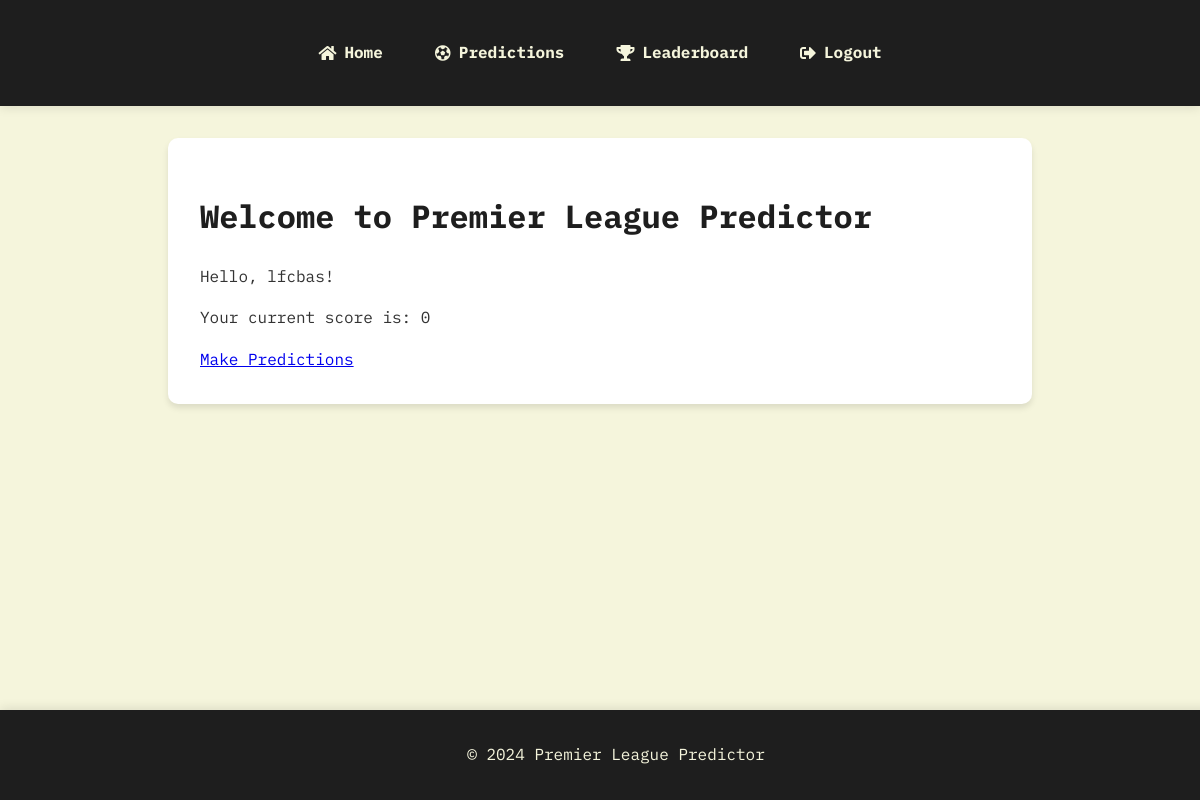
The page /index (signed in) on the database as committed earlier.
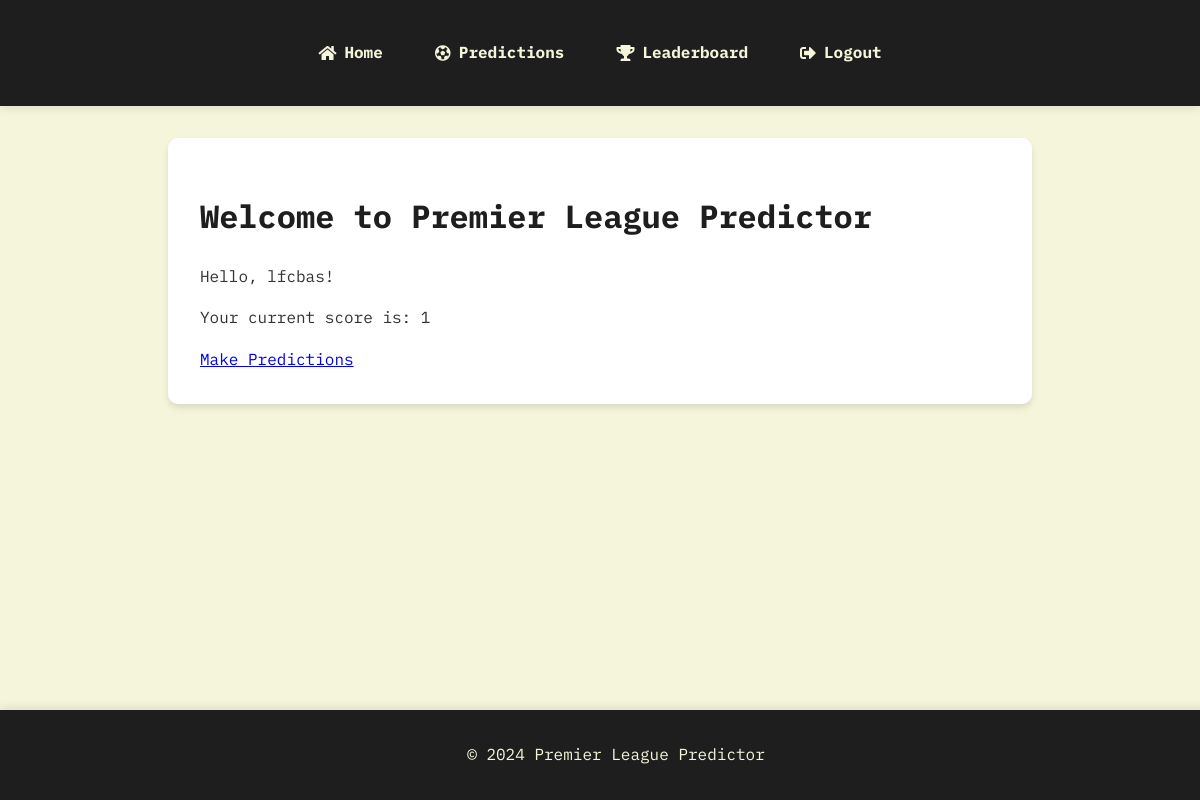
The same page on the database as committed later.
### app/models.py (models this page shows, shortened)
class User(UserMixin, db.Model):
    id = db.Column(db.Integer, primary_key=True)
    username = db.Column(db.String(80), unique=True, nullable=False)
    email = db.Column(db.String(120), unique=True, nullable=False)
    password_hash = db.Column(db.String(128))  # Updated to store the hashed password
    score = db.Column(db.Integer, default=0)
    predictions = db.relationship('Prediction', backref='user', lazy='dynamic')
    is_admin = db.Column(db.Boolean, default=False)

### app/routes.py (the view)
@main.route('/')
@main.route('/index')
def index():
    return render_template('index.html', title='Home')

### app/templates/index.html
{% extends "base.html" %}
{% block content %}
    <h1>Welcome to Premier League Predictor</h1>
    {% if current_user.is_authenticated %}
        <p>Hello, {{ current_user.username }}!</p>
        <p>Your current score is: {{ current_user.score }}</p>
        <a href="{{ url_for('main.predictions') }}">Make Predictions</a>
    {% else %}
        <p>Please <a href="{{ url_for('auth.login') }}">log in</a> or <a href="{{ url_for('auth.register') }}">register</a> to start making predictions.</p>
    {% endif %}
{% endblock %}

Rows that differ between the two databases and show on the page:
changed User "lfcbas": score "0" → "1"
